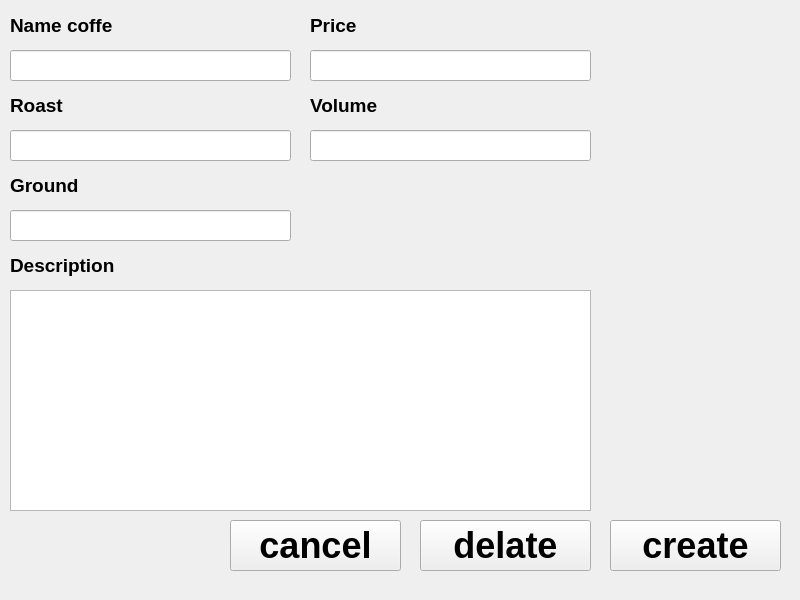
<?xml version="1.0" encoding="UTF-8"?>
<ui version="4.0">
 <class>MainWindow</class>
 <widget class="QMainWindow" name="MainWindow">
  <property name="geometry">
   <rect>
    <x>0</x>
    <y>0</y>
    <width>800</width>
    <height>600</height>
   </rect>
  </property>
  <property name="windowTitle">
   <string>MainWindow</string>
  </property>
  <widget class="QWidget" name="centralwidget">
   <widget class="QPushButton" name="pushButton">
    <property name="geometry">
     <rect>
      <x>610</x>
      <y>520</y>
      <width>171</width>
      <height>51</height>
     </rect>
    </property>
    <property name="font">
     <font>
      <pointsize>27</pointsize>
      <weight>75</weight>
      <bold>true</bold>
     </font>
    </property>
    <property name="text">
     <string>create</string>
    </property>
   </widget>
   <widget class="QLineEdit" name="name_coffe_lineEdit">
    <property name="geometry">
     <rect>
      <x>10</x>
      <y>50</y>
      <width>281</width>
      <height>31</height>
     </rect>
    </property>
   </widget>
   <widget class="QLabel" name="name_coffe_label">
    <property name="geometry">
     <rect>
      <x>10</x>
      <y>10</y>
      <width>111</width>
      <height>31</height>
     </rect>
    </property>
    <property name="font">
     <font>
      <pointsize>14</pointsize>
      <weight>75</weight>
      <bold>true</bold>
     </font>
    </property>
    <property name="text">
     <string>Name coffe</string>
    </property>
   </widget>
   <widget class="QLineEdit" name="roast_lineEdit">
    <property name="geometry">
     <rect>
      <x>10</x>
      <y>130</y>
      <width>281</width>
      <height>31</height>
     </rect>
    </property>
   </widget>
   <widget class="QLabel" name="roast_label">
    <property name="geometry">
     <rect>
      <x>10</x>
      <y>90</y>
      <width>111</width>
      <height>31</height>
     </rect>
    </property>
    <property name="font">
     <font>
      <pointsize>14</pointsize>
      <weight>75</weight>
      <bold>true</bold>
     </font>
    </property>
    <property name="text">
     <string>Roast</string>
    </property>
   </widget>
   <widget class="QLabel" name="ground_label">
    <property name="geometry">
     <rect>
      <x>10</x>
      <y>170</y>
      <width>111</width>
      <height>31</height>
     </rect>
    </property>
    <property name="font">
     <font>
      <pointsize>14</pointsize>
      <weight>75</weight>
      <bold>true</bold>
     </font>
    </property>
    <property name="text">
     <string>Ground</string>
    </property>
   </widget>
   <widget class="QLineEdit" name="ground_lineEdit">
    <property name="geometry">
     <rect>
      <x>10</x>
      <y>210</y>
      <width>281</width>
      <height>31</height>
     </rect>
    </property>
   </widget>
   <widget class="QLabel" name="price_label">
    <property name="geometry">
     <rect>
      <x>310</x>
      <y>10</y>
      <width>111</width>
      <height>31</height>
     </rect>
    </property>
    <property name="font">
     <font>
      <pointsize>14</pointsize>
      <weight>75</weight>
      <bold>true</bold>
     </font>
    </property>
    <property name="text">
     <string>Price</string>
    </property>
   </widget>
   <widget class="QLineEdit" name="price_lineEdit">
    <property name="geometry">
     <rect>
      <x>310</x>
      <y>50</y>
      <width>281</width>
      <height>31</height>
     </rect>
    </property>
    <property name="text">
     <string/>
    </property>
   </widget>
   <widget class="QLabel" name="volume_label">
    <property name="geometry">
     <rect>
      <x>310</x>
      <y>90</y>
      <width>111</width>
      <height>31</height>
     </rect>
    </property>
    <property name="font">
     <font>
      <pointsize>14</pointsize>
      <weight>75</weight>
      <bold>true</bold>
     </font>
    </property>
    <property name="text">
     <string>Volume</string>
    </property>
   </widget>
   <widget class="QLineEdit" name="lineEdit_5">
    <property name="geometry">
     <rect>
      <x>310</x>
      <y>130</y>
      <width>281</width>
      <height>31</height>
     </rect>
    </property>
   </widget>
   <widget class="QTextEdit" name="textEdit">
    <property name="geometry">
     <rect>
      <x>10</x>
      <y>290</y>
      <width>581</width>
      <height>221</height>
     </rect>
    </property>
   </widget>
   <widget class="QLabel" name="description_label">
    <property name="geometry">
     <rect>
      <x>10</x>
      <y>250</y>
      <width>151</width>
      <height>31</height>
     </rect>
    </property>
    <property name="font">
     <font>
      <pointsize>14</pointsize>
      <weight>75</weight>
      <bold>true</bold>
     </font>
    </property>
    <property name="text">
     <string>Description</string>
    </property>
   </widget>
   <widget class="QPushButton" name="pushButton_2">
    <property name="geometry">
     <rect>
      <x>230</x>
      <y>520</y>
      <width>171</width>
      <height>51</height>
     </rect>
    </property>
    <property name="font">
     <font>
      <pointsize>27</pointsize>
      <weight>75</weight>
      <bold>true</bold>
     </font>
    </property>
    <property name="text">
     <string>cancel</string>
    </property>
   </widget>
   <widget class="QPushButton" name="pushButton_3">
    <property name="geometry">
     <rect>
      <x>420</x>
      <y>520</y>
      <width>171</width>
      <height>51</height>
     </rect>
    </property>
    <property name="font">
     <font>
      <pointsize>27</pointsize>
      <weight>75</weight>
      <bold>true</bold>
     </font>
    </property>
    <property name="text">
     <string>delate</string>
    </property>
   </widget>
  </widget>
 </widget>
 <resources/>
 <connections/>
</ui>
